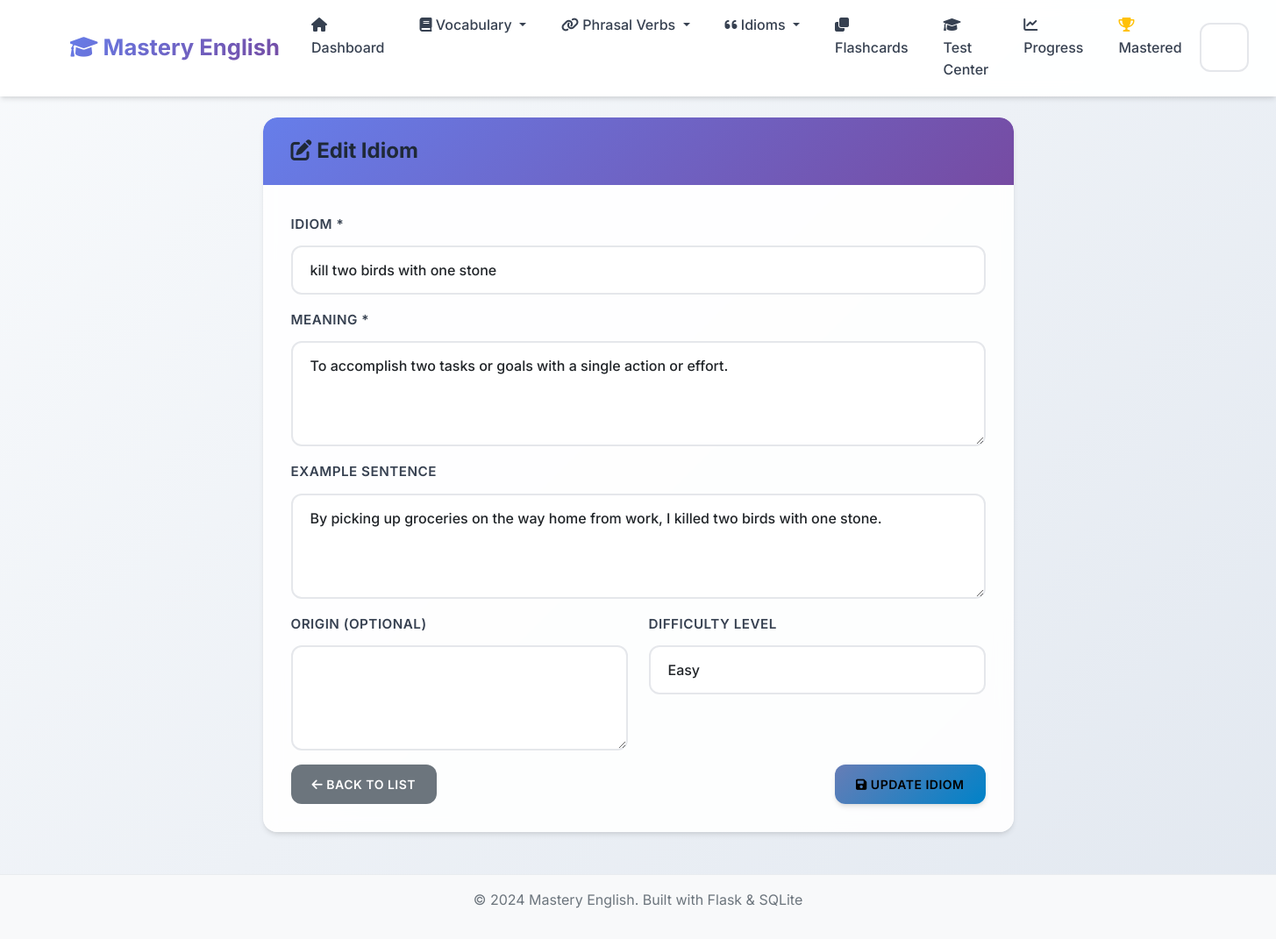
The app's page /idioms/2/edit with its own data.
### app.py (models this page shows, shortened)
class Idiom(db.Model):
    __tablename__ = 'idioms'
    id = db.Column(db.Integer, primary_key=True)
    idiom = db.Column(db.String(200), nullable=False)
    meaning = db.Column(db.Text, nullable=False)
    example_sentence = db.Column(db.Text)
    origin = db.Column(db.Text)
    difficulty_level = db.Column(db.String(20), default='medium')
    date_added = db.Column(db.DateTime, default=datetime.utcnow)
    times_practiced = db.Column(db.Integer, default=0)
    last_practiced = db.Column(db.DateTime)
    mastery_level = db.Column(db.Integer, default=0)

### app.py (the view, shortened to what this page needs)
@app.route('/idioms/<int:id>/edit', methods=['GET', 'POST'])
def edit_idiom(id):
    idiom = Idiom.query.get_or_404(id)
    return render_template('edit_idiom.html', idiom=idiom)

### templates/edit_idiom.html (shortened to what this page needs)
{% extends "base.html" %}
{% block content %}
<div class="row">
    <div class="col-md-8 mx-auto">
        <div class="card">
            <div class="card-header">
                <h4 class="mb-0">
                    <i class="fas fa-edit"></i> Edit Idiom
                </h4>
            </div>
            <div class="card-body">
                <form method="POST">
                    <div class="mb-3">
                        <label for="idiom" class="form-label">Idiom *</label>
                        <input type="text" class="form-control" id="idiom" name="idiom" value="{{ idiom.idiom }}" required>
                    </div>
                    <div class="mb-3">
                        <label for="meaning" class="form-label">Meaning *</label>
                        <textarea class="form-control" id="meaning" name="meaning" rows="3" required>{{ idiom.meaning }}</textarea>
                    </div>
                    <div class="mb-3">
                        <label for="example_sentence" class="form-label">Example Sentence</label>
                        <textarea class="form-control" id="example_sentence" name="example_sentence" rows="2">{{ idiom.example_sentence or '' }}</textarea>
                    </div>
                    <div class="row">
                        <div class="col-md-6">
                            <div class="mb-3">
                                <label for="origin" class="form-label">Origin (Optional)</label>
                                <textarea class="form-control" id="origin" name="origin" rows="2">{{ idiom.origin or '' }}</textarea>
                            </div>
                        </div>
                        <div class="col-md-6">
                            <div class="mb-3">
                                <label for="difficulty_level" class="form-label">Difficulty Level</label>
                                <select class="form-select" id="difficulty_level" name="difficulty_level">
                                    <option value="easy" {% if idiom.difficulty_level == 'easy' %}selected{% endif %}>Easy</option>
                                </select>
                            </div>
                        </div>
                    </div>
                    <div class="d-flex justify-content-between">
                        <a href="{{ url_for('idioms_list') }}" class="btn btn-secondary">
                            <i class="fas fa-arrow-left"></i> Back to List
                        </a>
                        <button type="submit" class="btn btn-info">
                            <i class="fas fa-save"></i> Update Idiom
                        </button>
                    </div>
                </form>
            </div>
        </div>
    </div>
</div>
{% endblock %}

### static/css/style.css (style rules this page uses)
:root { --primary-color: #6366f1; --primary-dark: #4f46e5; --primary-light: #8b5cf6; --success-color: #10b981; --success-dark: #059669; --info-color: #06b6d4; --info-dark: #0891b2; --warning-color: #f59e0b; --warning-dark: #d97706; --danger-color: #ef4444; --danger-dark: #dc2626; --light-color: #f8fafc; --dark-color: #1e293b; --gray-50: #f9fafb; --gray-100: #f3f4f6; --gray-200: #e5e7eb; --gray-300: #d1d5db; --gray-400: #9ca3af; --gray-500: #6b7280; --gray-600: #4b5563; --gray-700: #374151; --gray-800: #1f2937; --gray-900: #111827; --gradient-primary: linear-gradient(135deg, #667eea 0%, #764ba2 100%); --gradient-success: linear-gradient(135deg, #11998e 0%, #38ef7d 100%); --gradient-info: linear-gradient(135deg, #667db6 0%, #0082c8 100%); --gradient-warning: linear-gradient(135deg, #f093fb 0%, #f5576c 100%); --gradient-hero: linear-gradient(135deg, #667eea 0%, #764ba2 50%, #f093fb 100%); --shadow-sm: 0 1px 2px 0 rgba(0, 0, 0, 0.05); --shadow: 0 4px 6px -1px rgba(0, 0, 0, 0.1), 0 2px 4px -1px rgba(0, 0, 0, 0.06); --shadow-md: 0 10px 15px -3px rgba(0, 0, 0, 0.1), 0 4px 6px -2px rgba(0, 0, 0, 0.05); --shadow-lg: 0 20px 25px -5px rgba(0, 0, 0, 0.1), 0 10px 10px -5px rgba(0, 0, 0, 0.04); --shadow-xl: 0 25px 50px -12px rgba(0, 0, 0, 0.25); }
body { font-family: 'Inter', 'Segoe UI', -apple-system, BlinkMacSystemFont, sans-serif; background: linear-gradient(135deg, #f8fafc 0%, #e2e8f0 100%); min-height: 100vh; line-height: 1.6; color: var(--gray-800); }
.card { border: none; border-radius: 16px; background: rgba(255, 255, 255, 0.9); backdrop-filter: blur(10px); box-shadow: var(--shadow); transition: all 0.4s cubic-bezier(0.4, 0, 0.2, 1); position: relative; overflow: hidden; }
.card::before { content: ''; position: absolute; top: 0; left: 0; width: 100%; height: 2px; background: var(--gradient-primary); transform: scaleX(0); transition: transform 0.3s ease; }
.card-header { background: var(--gradient-primary); color: white; border-bottom: none; border-radius: 16px 16px 0 0 !important; padding: 1.5rem 2rem; font-weight: 600; }
.card-body { padding: 2rem; }
.btn { border-radius: 12px; font-weight: 600; padding: 0.75rem 1.5rem; text-transform: uppercase; letter-spacing: 0.5px; font-size: 0.875rem; transition: all 0.3s cubic-bezier(0.4, 0, 0.2, 1); position: relative; overflow: hidden; border: none; }
.btn::before { content: ''; position: absolute; top: 0; left: -100%; width: 100%; height: 100%; background: linear-gradient(90deg, transparent, rgba(255,255,255,0.2), transparent); transition: left 0.5s; }
.btn-info { background: var(--gradient-info); box-shadow: var(--shadow); }
.form-control, .form-select { border-radius: 12px; border: 2px solid var(--gray-200); padding: 0.875rem 1.25rem; font-size: 1rem; font-weight: 500; background: rgba(255, 255, 255, 0.8); backdrop-filter: blur(10px); transition: all 0.3s cubic-bezier(0.4, 0, 0.2, 1); }
.form-label { font-weight: 600; color: var(--gray-700); margin-bottom: 0.75rem; font-size: 0.95rem; text-transform: uppercase; letter-spacing: 0.5px; }
textarea.form-control { resize: vertical; min-height: 120px; }
h1, h2, h3, h4, h5, h6 { font-weight: 700; color: var(--gray-800); }
.fa, .fas, .far { transition: all 0.3s ease; }

### records on screen
Idiom: idiom "kill two birds with one stone", meaning "To accomplish two tasks or goals with a single action or effort.", example_sentence "By picking up groceries on the way home from work, I killed two birds with one stone.", difficulty_level "Easy"
